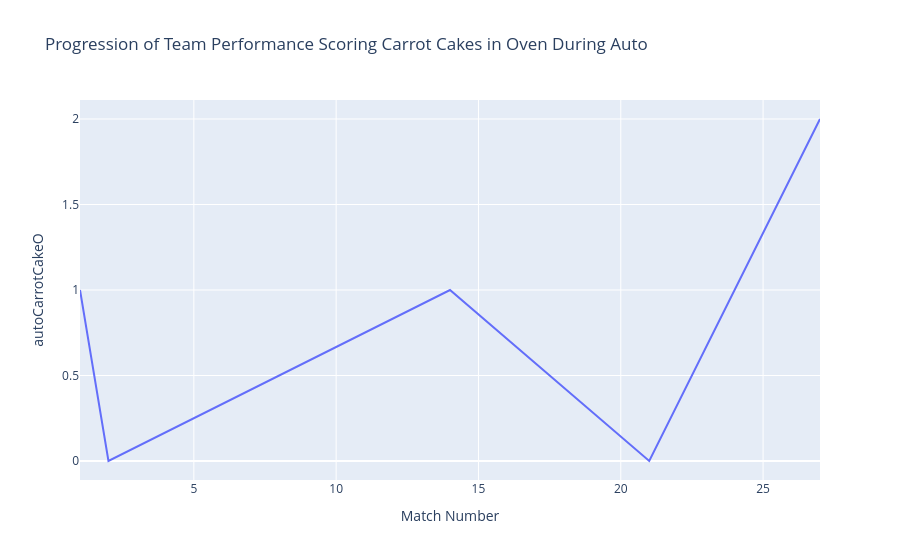

This figure's notebook cell:
### Code cell
#total auto points for a team
scouted_data["Total"] = scouted_data["autoCarrotO"]*2 + scouted_data["autoCarrotCakeO"]*1 + scouted_data["autoCarrotL1"]*3 + scouted_data["autoCarrotL2"]*4+scouted_data["autoCarrotL3"]*5+scouted_data["autoCarrotCakeL1"]*8+scouted_data["autoCarrotCakeO"]*10+scouted_data["autoCarrotCakeO"]*12+scouted_data["Auto Cross Kitchen Line"]*2
indices=scouted_data["Team and Robot"]=="3504"
teamdata=scouted_data[indices]
fix=px.line(teamdata,x="Match Number", y="Total", title="Total Auto Points")
fig

### Figure 1 — Plotly figure (JSON) as saved in the notebook; plotly's stock layout.template omitted (floating-point values rounded to 4 significant figures)
{"data": [{"hovertemplate": "Match Number=%{x}<br>autoCarrotCakeO=%{y}<extra></extra>", "legendgroup": "", "line": {"color": "#636efa", "dash": "solid"}, "marker": {"symbol": "circle"}, "mode": "lines", "name": "", "orientation": "v", "showlegend": false, "type": "scatter", "x": [1, 2, 14, 21, 27], "xaxis": "x", "y": [1, 0, 1, 0, 2], "yaxis": "y"}], "layout": {"legend": {"tracegroupgap": 0}, "title": {"text": "Progression of Team Performance Scoring Carrot Cakes in Oven During Auto"}, "xaxis": {"anchor": "y", "domain": [0, 1], "title": {"text": "Match Number"}}, "yaxis": {"anchor": "x", "domain": [0, 1], "title": {"text": "autoCarrotCakeO"}}}}
